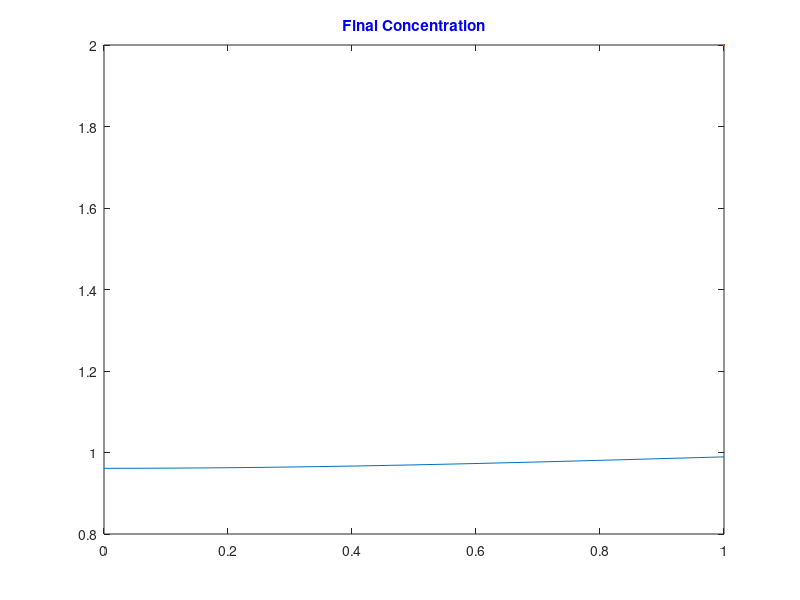
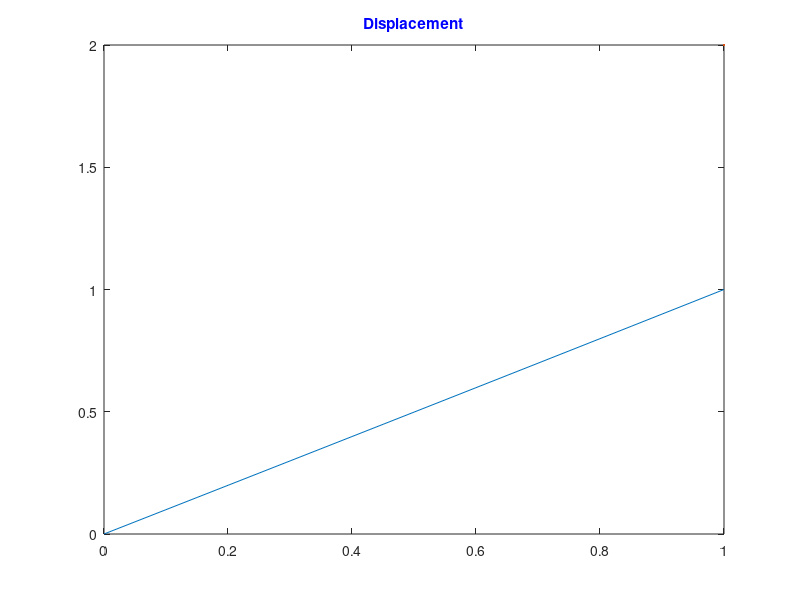
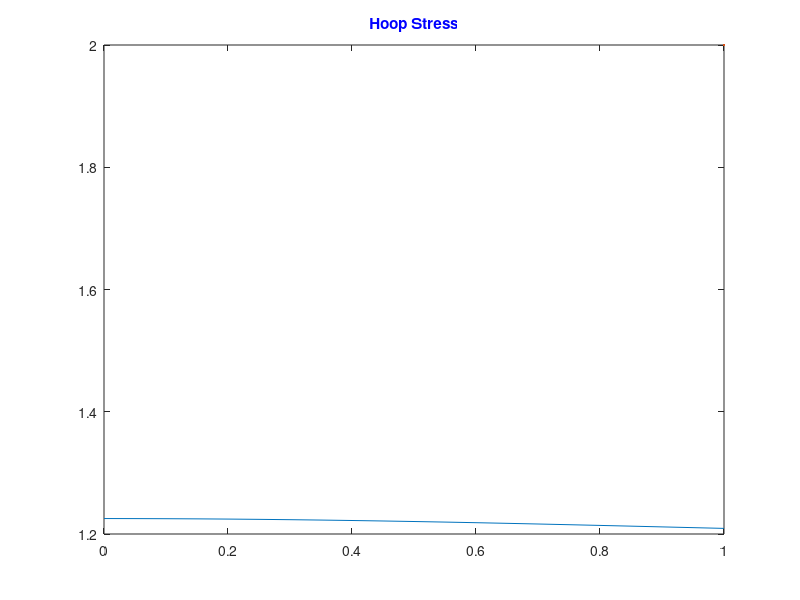
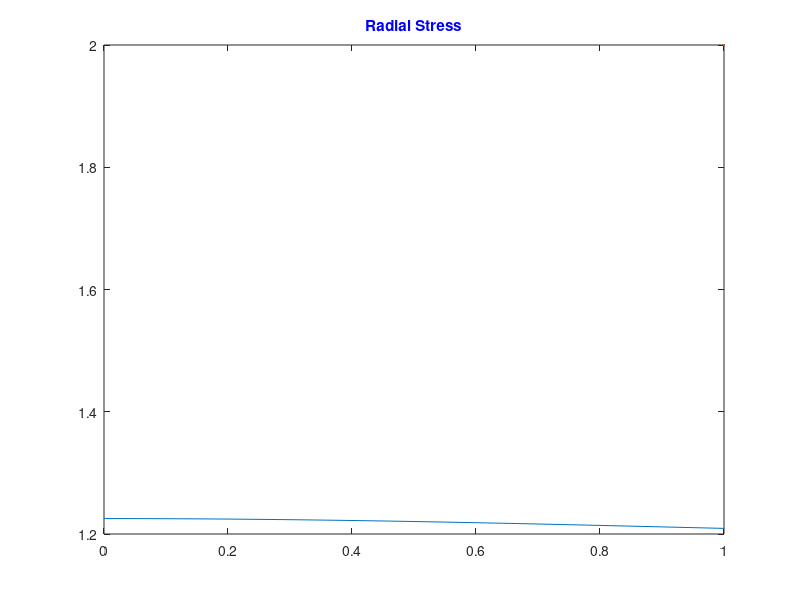

Write the MATLAB code that produced these figures, in order.
%%
clear;
clc;


D_0 = 16;
c_ref = 53.98e27;
E_0 = 90.13e9;
E_b_outer = 1.5*E_0;
R_0 = 10e-6;
j_outer = 10e34;
omega = 0.014e-27 ;
nu = 0.28;
xi = 4;

h = 0.05;
r_tilde = 0:h:1 ;
dt = 0.001;
t_final = 1;
n_points = (1/h) + 1; 
n_iterations = t_final/dt ;

%%
c_tilde = zeros(n_iterations, n_points) ;
c_tilde(1, :) = 0; % initial condition




for iter = 1:n_iterations-1
    for i = 1:n_points
        if(i == 1) % boundary condition on left
            c1 = c_tilde(iter, i+1);
            c_tilde(iter+1, i) =  c_tilde(iter, i) + dt*( (c_tilde(iter, i+1) - c1)/(2*h*h) + (c_tilde(iter, i+1) - 2*c_tilde(iter, i) + c1)/(h^2) ) ;
        elseif(i == n_points) % boundary condition on right
            c1 = c_tilde(iter, i-1) + 2*h*xi*(1-c_tilde(iter, i)) ;
            c_tilde(iter+1, i) = c_tilde(iter, i) + dt*( (c1 - c_tilde(iter, i-1))/(2*h*r_tilde(i)) + (c1 - 2*c_tilde(iter, i) + c_tilde(iter, i-1))/(h^2) ) ;
        else
            c_tilde(iter+1, i) = c_tilde(iter, i) + dt*( (c_tilde(iter, i+1) - c_tilde(iter, i-1))/(2*h*r_tilde(i)) + (c_tilde(iter, i+1) - 2*c_tilde(iter, i) + c_tilde(iter, i-1))/(h^2) ) ;
        end

        if(isnan(c_tilde(iter+1, i)))
            disp(iter);
            disp(i) ;
            break
        end

%         pause(0.1);
%         plot(r_tilde, c_tilde(iter+1, :), linewidth=2)

        
    end
end

plot(r_tilde, c_tilde(n_iterations, :), linewidth=2);
title('Final Concentration', 'Color','blue');


%%

alpha = omega*c_ref*(1+nu)/(3*(1-nu)) ;

u_tilde = zeros(n_iterations, n_points) ;
u_tilde(:, 1) = 0;
u_tilde(:, n_points) = 1 ;



for iter = 1:n_iterations-1
    for i = 2:n_points-1
         l = 1/r_tilde(i)^2 + 2/h^2 ;
         u_tilde(iter+1, i) = ( (u_tilde(iter, i+1) +  u_tilde(iter, i-1))/(h^2) +  (u_tilde(iter, i+1)- u_tilde(iter, i-1))/(2*h*r_tilde(i)) - alpha*(c_tilde(iter, i+1)-c_tilde(iter, i-1))/(2*h) )/l ;
    
%          plot(r_tilde, u_tilde(iter, :), linewidth=2);
%          pause(0.01);
    end
end

figure
plot(r_tilde, u_tilde(n_iterations, :), linewidth=2) ;
title('Displacement', 'Color', 'blue')

%%
sigma_rr_tilde = zeros(1, n_points) ;
sigma_tt_tilde = zeros(1, n_points) ;
epsilon_rr = u_tilde(n_iterations, n_points)/r_tilde(n_points);
epsilon_tt = epsilon_rr ;

for i = 1:n_points
    a = c_tilde(n_iterations, i)*omega*c_ref/3 ;
    sigma_rr_tilde(i) = (nu*epsilon_tt + (1-nu)*epsilon_rr - a*(1+nu))/((1+nu)*(1-2*nu)) ;
    sigma_tt_tilde(i) = (nu*epsilon_rr + (1-nu)*epsilon_tt - a*(1+nu))/((1+nu)*(1-2*nu)) ;
end

figure
plot(r_tilde, sigma_tt_tilde, linewidth=2) ;
title('Hoop Stress', 'Color', 'Blue')
figure
plot(r_tilde, sigma_tt_tilde, linewidth=2) ;
title('Radial Stress', 'Color', 'Blue');

